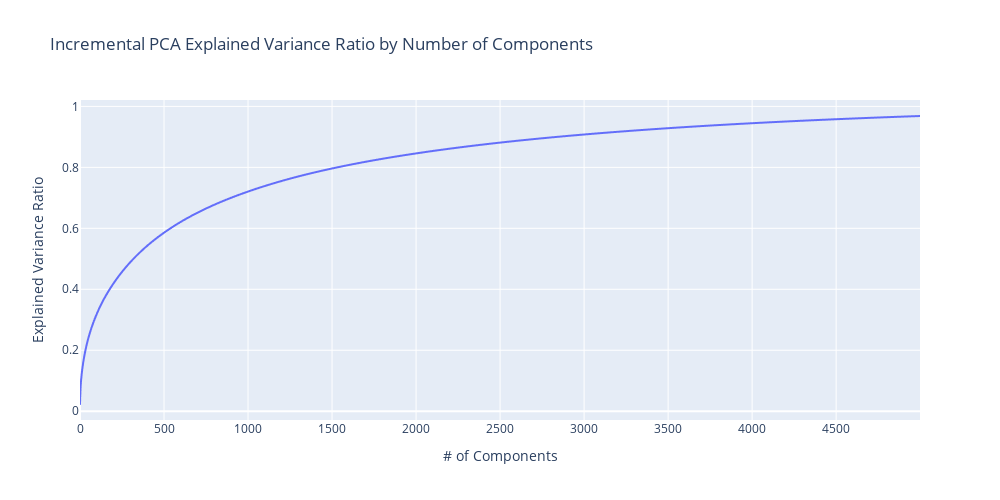

The cell this chart's notebook holds for it:
### Code cell
ipca_var_explained = pd.DataFrame()
ipca_var_explained['num_components'] = np.arange(n_components)
ipca_var_explained['cumulative_explained_variance'] = np.cumsum(ipca.explained_variance_ratio_)

fig = px.line(ipca_var_explained, x='num_components', y='cumulative_explained_variance', title='Incremental PCA Explained Variance Ratio by Number of Components',
             labels=dict(num_components='# of Components', cumulative_explained_variance='Explained Variance Ratio'))
fig.update_layout(width=1000, height=500)
fig.show();

### Figure 1 — Plotly figure (JSON) as saved in the notebook; plotly's stock layout.template omitted (floating-point values rounded to 4 significant figures; data arrays with more than 128 entries replaced by an {"elided": "..."} marker saying what was removed)
{"data": [{"hovertemplate": "# of Components=%{x}<br>Explained Variance Ratio=%{y}<extra></extra>", "legendgroup": "", "line": {"color": "#636efa", "dash": "solid"}, "mode": "lines", "name": "", "showlegend": false, "type": "scattergl", "x": {"elided": "5000 int values"}, "xaxis": "x", "y": {"elided": "5000 float values"}, "yaxis": "y"}], "layout": {"height": 500, "legend": {"tracegroupgap": 0}, "title": {"text": "Incremental PCA Explained Variance Ratio by Number of Components"}, "width": 1000, "xaxis": {"anchor": "y", "autorange": true, "domain": [0, 1], "range": [0, 4999], "title": {"text": "# of Components"}, "type": "linear"}, "yaxis": {"anchor": "x", "autorange": true, "domain": [0, 1], "range": [-0.02882, 1.021], "title": {"text": "Explained Variance Ratio"}, "type": "linear"}}}
